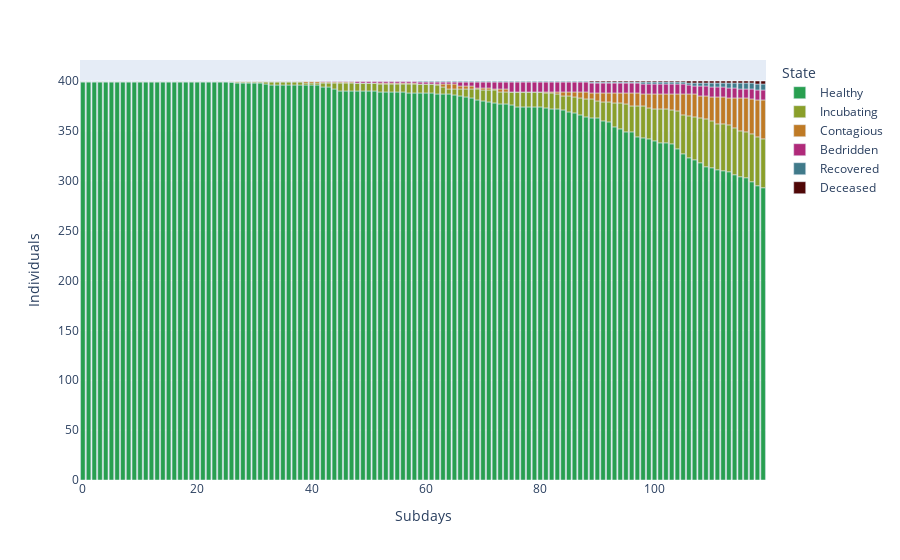

Here is the notebook cell this chart was saved with:
### Markdown cell above
## Visualizations

### Code cell
# This code renders the most recent simulation as an interactive chart.
fig_coloration = {
    "Healthy":"#289F50","Incubating":"#8A9F2A","Contagious":"#BF7A25",
    "Bedridden":"#B02A7A","Recovered":"#407A8A","Deceased":"#500707"
}
figure = px.bar(MostRecentSimulation, labels={
    "index":"Subdays", "value":"Individuals", "variable":"State"
}, color_discrete_map=fig_coloration)
figure.show()

### Figure 1 — Plotly figure (JSON) as saved in the notebook; plotly's stock layout.template omitted (floating-point values rounded to 4 significant figures)
{"data": [{"alignmentgroup": "True", "hovertemplate": "State=Healthy<br>Subdays=%{x}<br>Individuals=%{y}<extra></extra>", "legendgroup": "Healthy", "marker": {"color": "#289F50", "pattern": {"shape": ""}}, "name": "Healthy", "offsetgroup": "Healthy", "orientation": "v", "showlegend": true, "textposition": "auto", "type": "bar", "x": [0, 1, 2, 3, 4, 5, 6, 7, 8, 9, 10, 11, 12, 13, 14, 15, 16, 17, 18, 19, 20, 21, 22, 23, 24, 25, 26, 27, 28, 29, 30, 31, 32, 33, 34, 35, 36, 37, 38, 39, 40, 41, 42, 43, 44, 45, 46, 47, 48, 49, 50, 51, 52, 53, 54, 55, 56, 57, 58, 59, 60, 61, 62, 63, 64, 65, 66, 67, 68, 69, 70, 71, 72, 73, 74, 75, 76, 77, 78, 79, 80, 81, 82, 83, 84, 85, 86, 87, 88, 89, 90, 91, 92, 93, 94, 95, 96, 97, 98, 99, 100, 101, 102, 103, 104, 105, 106, 107, 108, 109, 110, 111, 112, 113, 114, 115, 116, 117, 118, 119], "xaxis": "x", "y": [399, 399, 399, 399, 399, 399, 399, 399, 399, 399, 399, 399, 399, 399, 399, 399, 399, 399, 399, 399, 399, 399, 399, 399, 399, 399, 399, 398, 398, 398, 398, 398, 397, 396, 396, 396, 396, 396, 396, 396, 396, 396, 394, 394, 392, 390, 390, 390, 390, 390, 390, 390, 389, 389, 389, 389, 389, 388, 388, 388, 388, 388, 387, 387, 387, 386, 385, 384, 383, 381, 380, 379, 378, 377, 377, 376, 374, 374, 374, 374, 374, 373, 372, 372, 371, 369, 368, 366, 364, 363, 363, 360, 359, 354, 352, 349, 349, 344, 343, 342, 340, 338, 338, 337, 332, 327, 323, 321, 318, 314, 313, 311, 310, 309, 306, 304, 303, 299, 295, 293], "yaxis": "y"}, {"alignmentgroup": "True", "hovertemplate": "State=Incubating<br>Subdays=%{x}<br>Individuals=%{y}<extra></extra>", "legendgroup": "Incubating", "marker": {"color": "#8A9F2A", "pattern": {"shape": ""}}, "name": "Incubating", "offsetgroup": "Incubating", "orientation": "v", "showlegend": true, "textposition": "auto", "type": "bar", "x": [0, 1, 2, 3, 4, 5, 6, 7, 8, 9, 10, 11, 12, 13, 14, 15, 16, 17, 18, 19, 20, 21, 22, 23, 24, 25, 26, 27, 28, 29, 30, 31, 32, 33, 34, 35, 36, 37, 38, 39, 40, 41, 42, 43, 44, 45, 46, 47, 48, 49, 50, 51, 52, 53, 54, 55, 56, 57, 58, 59, 60, 61, 62, 63, 64, 65, 66, 67, 68, 69, 70, 71, 72, 73, 74, 75, 76, 77, 78, 79, 80, 81, 82, 83, 84, 85, 86, 87, 88, 89, 90, 91, 92, 93, 94, 95, 96, 97, 98, 99, 100, 101, 102, 103, 104, 105, 106, 107, 108, 109, 110, 111, 112, 113, 114, 115, 116, 117, 118, 119], "xaxis": "x", "y": [1, 1, 1, 1, 1, 1, 1, 1, 1, 1, 1, 1, 1, 1, 1, 1, 1, 1, 1, 1, 1, 1, 1, 1, 1, 1, 0, 1, 1, 1, 1, 1, 2, 3, 3, 3, 3, 3, 3, 2, 2, 2, 4, 4, 6, 8, 8, 8, 8, 8, 8, 8, 8, 8, 8, 8, 8, 9, 9, 9, 9, 9, 9, 7, 5, 6, 7, 8, 9, 11, 11, 12, 13, 12, 12, 13, 15, 15, 15, 15, 15, 15, 16, 15, 14, 16, 16, 17, 18, 19, 17, 19, 20, 24, 26, 28, 26, 31, 32, 31, 32, 34, 34, 34, 38, 39, 42, 43, 45, 48, 47, 46, 47, 47, 47, 46, 46, 48, 49, 49], "yaxis": "y"}, {"alignmentgroup": "True", "hovertemplate": "State=Contagious<br>Subdays=%{x}<br>Individuals=%{y}<extra></extra>", "legendgroup": "Contagious", "marker": {"color": "#BF7A25", "pattern": {"shape": ""}}, "name": "Contagious", "offsetgroup": "Contagious", "orientation": "v", "showlegend": true, "textposition": "auto", "type": "bar", "x": [0, 1, 2, 3, 4, 5, 6, 7, 8, 9, 10, 11, 12, 13, 14, 15, 16, 17, 18, 19, 20, 21, 22, 23, 24, 25, 26, 27, 28, 29, 30, 31, 32, 33, 34, 35, 36, 37, 38, 39, 40, 41, 42, 43, 44, 45, 46, 47, 48, 49, 50, 51, 52, 53, 54, 55, 56, 57, 58, 59, 60, 61, 62, 63, 64, 65, 66, 67, 68, 69, 70, 71, 72, 73, 74, 75, 76, 77, 78, 79, 80, 81, 82, 83, 84, 85, 86, 87, 88, 89, 90, 91, 92, 93, 94, 95, 96, 97, 98, 99, 100, 101, 102, 103, 104, 105, 106, 107, 108, 109, 110, 111, 112, 113, 114, 115, 116, 117, 118, 119], "xaxis": "x", "y": [0, 0, 0, 0, 0, 0, 0, 0, 0, 0, 0, 0, 0, 0, 0, 0, 0, 0, 0, 0, 0, 0, 0, 0, 0, 0, 1, 1, 1, 1, 1, 1, 1, 1, 1, 1, 1, 1, 1, 2, 2, 2, 1, 1, 1, 1, 1, 1, 0, 0, 0, 0, 1, 1, 1, 1, 1, 1, 1, 0, 0, 0, 1, 3, 5, 5, 3, 3, 3, 1, 2, 2, 1, 3, 3, 0, 0, 0, 0, 0, 0, 1, 1, 2, 4, 4, 5, 6, 7, 6, 8, 9, 9, 10, 10, 11, 13, 13, 12, 14, 15, 15, 15, 16, 17, 21, 22, 23, 22, 23, 24, 27, 27, 27, 30, 33, 34, 35, 37, 39], "yaxis": "y"}, {"alignmentgroup": "True", "hovertemplate": "State=Bedridden<br>Subdays=%{x}<br>Individuals=%{y}<extra></extra>", "legendgroup": "Bedridden", "marker": {"color": "#B02A7A", "pattern": {"shape": ""}}, "name": "Bedridden", "offsetgroup": "Bedridden", "orientation": "v", "showlegend": true, "textposition": "auto", "type": "bar", "x": [0, 1, 2, 3, 4, 5, 6, 7, 8, 9, 10, 11, 12, 13, 14, 15, 16, 17, 18, 19, 20, 21, 22, 23, 24, 25, 26, 27, 28, 29, 30, 31, 32, 33, 34, 35, 36, 37, 38, 39, 40, 41, 42, 43, 44, 45, 46, 47, 48, 49, 50, 51, 52, 53, 54, 55, 56, 57, 58, 59, 60, 61, 62, 63, 64, 65, 66, 67, 68, 69, 70, 71, 72, 73, 74, 75, 76, 77, 78, 79, 80, 81, 82, 83, 84, 85, 86, 87, 88, 89, 90, 91, 92, 93, 94, 95, 96, 97, 98, 99, 100, 101, 102, 103, 104, 105, 106, 107, 108, 109, 110, 111, 112, 113, 114, 115, 116, 117, 118, 119], "xaxis": "x", "y": [0, 0, 0, 0, 0, 0, 0, 0, 0, 0, 0, 0, 0, 0, 0, 0, 0, 0, 0, 0, 0, 0, 0, 0, 0, 0, 0, 0, 0, 0, 0, 0, 0, 0, 0, 0, 0, 0, 0, 0, 0, 0, 1, 1, 1, 1, 1, 1, 2, 2, 2, 2, 2, 2, 2, 2, 2, 2, 2, 2, 2, 2, 2, 2, 2, 2, 4, 4, 4, 6, 6, 6, 7, 7, 7, 10, 10, 10, 10, 10, 10, 10, 10, 10, 10, 10, 10, 10, 10, 10, 10, 10, 10, 10, 10, 10, 10, 10, 10, 10, 10, 10, 10, 10, 10, 10, 9, 8, 10, 10, 10, 10, 10, 10, 10, 9, 9, 10, 10, 10], "yaxis": "y"}, {"alignmentgroup": "True", "hovertemplate": "State=Recovered<br>Subdays=%{x}<br>Individuals=%{y}<extra></extra>", "legendgroup": "Recovered", "marker": {"color": "#407A8A", "pattern": {"shape": ""}}, "name": "Recovered", "offsetgroup": "Recovered", "orientation": "v", "showlegend": true, "textposition": "auto", "type": "bar", "x": [0, 1, 2, 3, 4, 5, 6, 7, 8, 9, 10, 11, 12, 13, 14, 15, 16, 17, 18, 19, 20, 21, 22, 23, 24, 25, 26, 27, 28, 29, 30, 31, 32, 33, 34, 35, 36, 37, 38, 39, 40, 41, 42, 43, 44, 45, 46, 47, 48, 49, 50, 51, 52, 53, 54, 55, 56, 57, 58, 59, 60, 61, 62, 63, 64, 65, 66, 67, 68, 69, 70, 71, 72, 73, 74, 75, 76, 77, 78, 79, 80, 81, 82, 83, 84, 85, 86, 87, 88, 89, 90, 91, 92, 93, 94, 95, 96, 97, 98, 99, 100, 101, 102, 103, 104, 105, 106, 107, 108, 109, 110, 111, 112, 113, 114, 115, 116, 117, 118, 119], "xaxis": "x", "y": [0, 0, 0, 0, 0, 0, 0, 0, 0, 0, 0, 0, 0, 0, 0, 0, 0, 0, 0, 0, 0, 0, 0, 0, 0, 0, 0, 0, 0, 0, 0, 0, 0, 0, 0, 0, 0, 0, 0, 0, 0, 0, 0, 0, 0, 0, 0, 0, 0, 0, 0, 0, 0, 0, 0, 0, 0, 0, 0, 1, 1, 1, 1, 1, 1, 1, 1, 1, 1, 1, 1, 1, 1, 1, 1, 1, 1, 1, 1, 1, 1, 1, 1, 1, 1, 1, 1, 1, 1, 1, 1, 1, 1, 1, 1, 1, 1, 1, 2, 2, 2, 2, 2, 2, 2, 2, 2, 3, 3, 3, 4, 4, 4, 5, 5, 6, 6, 6, 6, 6], "yaxis": "y"}, {"alignmentgroup": "True", "hovertemplate": "State=Deceased<br>Subdays=%{x}<br>Individuals=%{y}<extra></extra>", "legendgroup": "Deceased", "marker": {"color": "#500707", "pattern": {"shape": ""}}, "name": "Deceased", "offsetgroup": "Deceased", "orientation": "v", "showlegend": true, "textposition": "auto", "type": "bar", "x": [0, 1, 2, 3, 4, 5, 6, 7, 8, 9, 10, 11, 12, 13, 14, 15, 16, 17, 18, 19, 20, 21, 22, 23, 24, 25, 26, 27, 28, 29, 30, 31, 32, 33, 34, 35, 36, 37, 38, 39, 40, 41, 42, 43, 44, 45, 46, 47, 48, 49, 50, 51, 52, 53, 54, 55, 56, 57, 58, 59, 60, 61, 62, 63, 64, 65, 66, 67, 68, 69, 70, 71, 72, 73, 74, 75, 76, 77, 78, 79, 80, 81, 82, 83, 84, 85, 86, 87, 88, 89, 90, 91, 92, 93, 94, 95, 96, 97, 98, 99, 100, 101, 102, 103, 104, 105, 106, 107, 108, 109, 110, 111, 112, 113, 114, 115, 116, 117, 118, 119], "xaxis": "x", "y": [0, 0, 0, 0, 0, 0, 0, 0, 0, 0, 0, 0, 0, 0, 0, 0, 0, 0, 0, 0, 0, 0, 0, 0, 0, 0, 0, 0, 0, 0, 0, 0, 0, 0, 0, 0, 0, 0, 0, 0, 0, 0, 0, 0, 0, 0, 0, 0, 0, 0, 0, 0, 0, 0, 0, 0, 0, 0, 0, 0, 0, 0, 0, 0, 0, 0, 0, 0, 0, 0, 0, 0, 0, 0, 0, 0, 0, 0, 0, 0, 0, 0, 0, 0, 0, 0, 0, 0, 0, 1, 1, 1, 1, 1, 1, 1, 1, 1, 1, 1, 1, 1, 1, 1, 1, 1, 2, 2, 2, 2, 2, 2, 2, 2, 2, 2, 2, 2, 3, 3], "yaxis": "y"}], "layout": {"barmode": "relative", "legend": {"title": {"text": "State"}, "tracegroupgap": 0}, "margin": {"t": 60}, "xaxis": {"anchor": "y", "domain": [0, 1], "title": {"text": "Subdays"}}, "yaxis": {"anchor": "x", "domain": [0, 1], "title": {"text": "Individuals"}}}}
